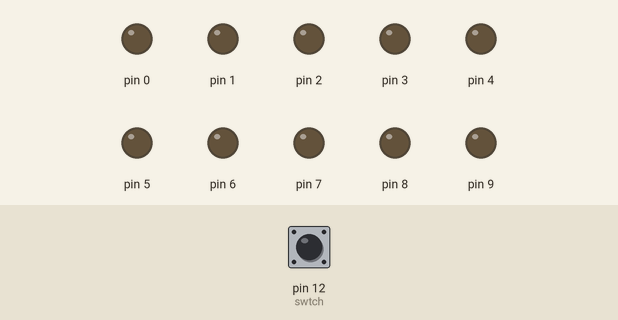
Recording of a sketch running on a simulated Arduino Uno, built with avr-gcc and run on an emulated ATmega328P. On the bench: output pins drawn as LEDs (lit = HIGH). The test bench sets the inputs (shaded band); at power-on: pin 12 (swtch) LOW.

Above: at 1.2 s.
1.3 s: pin 12 (swtch) pulled HIGH for 0.15 s
At 1.37 s:
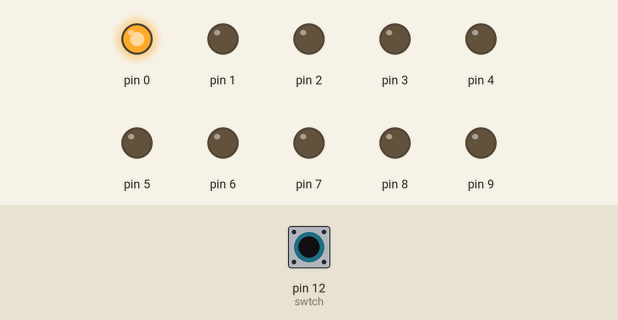
4.3 s: pin 12 (swtch) pulled HIGH for 1 s
At 4.67 s:
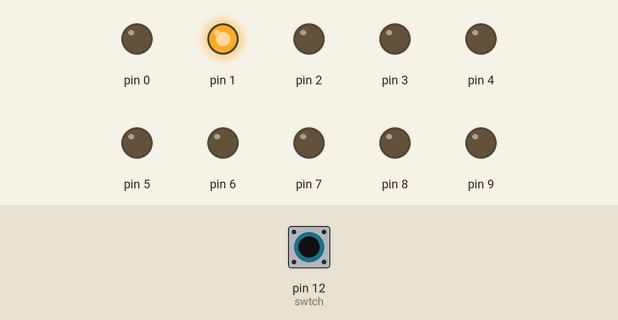
7.3 s: pin 12 (swtch) pulled HIGH for 3.2 s
At 7.97 s:
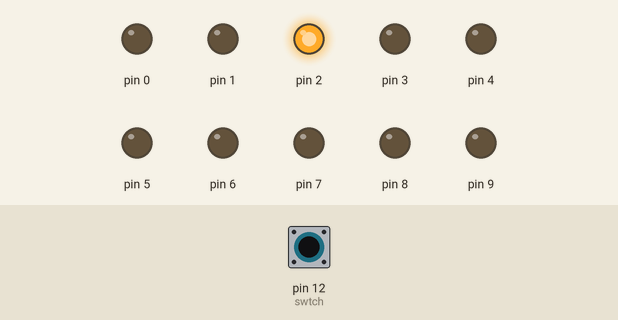
Timing chart, 0 to 14.7 s (numbered marks = the images above; inputs shaded):
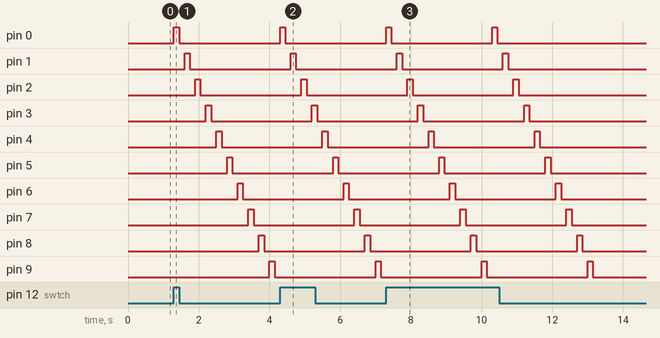

Measured:
- after the input at 1.3 s, pin 0: LOW → HIGH at once, → LOW 0.15 s later; pin 1: LOW → HIGH after 0.30 s, → LOW 0.15 s later; pin 2: LOW → HIGH after 0.60 s, → LOW 0.15 s later; pin 3: LOW → HIGH after 0.90 s, → LOW 0.15 s later; pin 4: LOW → HIGH after 1.2 s, → LOW 0.15 s later
- after the input at 4.3 s, pin 0: LOW → HIGH at once, → LOW 0.15 s later; pin 1: LOW → HIGH after 0.30 s, → LOW 0.15 s later; pin 2: LOW → HIGH after 0.60 s, → LOW 0.15 s later; pin 3: LOW → HIGH after 0.90 s, → LOW 0.15 s later; pin 4: LOW → HIGH after 1.2 s, → LOW 0.15 s later
- after the input at 7.3 s, pin 0: alternates HIGH for 0.15 s and LOW for 2.9 s, 4 changes in all, then stays LOW, starting at once; pin 1: alternates HIGH for 0.15 s and LOW for 2.9 s, 4 changes in all, then stays LOW, starting after 0.30 s

The sketch:

Forloop_LED_bargraph_.ino
```cpp
int ledout;
int swtch = 12;

void setup() {
  // put your setup code here, to run once:
    //pinMode(swtch,INPUT);
  for(ledout=0;ledout<=9;ledout++){
    pinMode(ledout,OUTPUT);
  }
}

void loop() {
  // put your main code here, to run repeatedly:
  if(digitalRead(swtch)){
  for(ledout=0;ledout<=9;ledout++){
    digitalWrite(ledout,HIGH);
    delay(150);
    digitalWrite(ledout,LOW);
    delay(150);
  }
}
}
```
